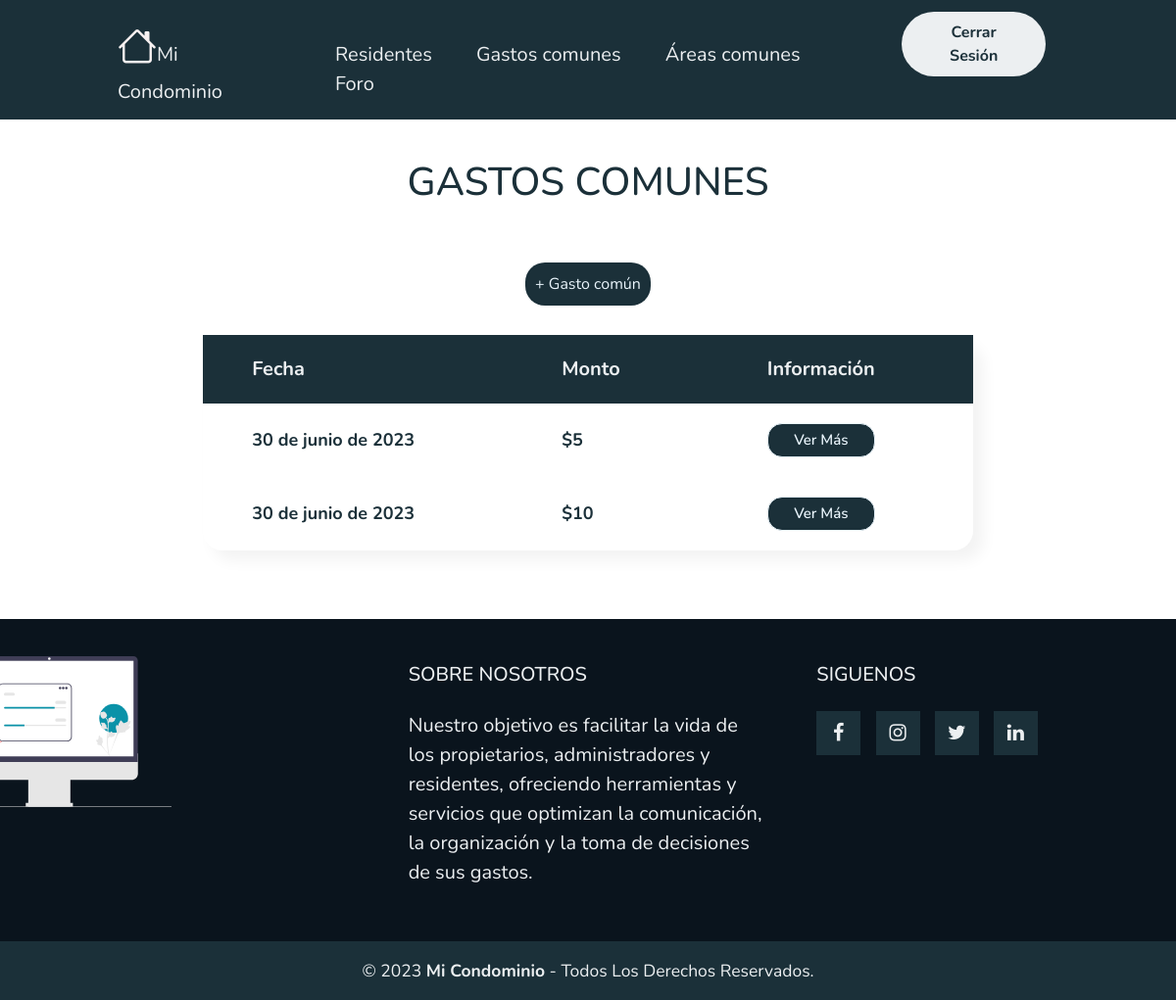
The page /GastoComun/ (signed in) on the database its author committed.
### myapp/models.py (models this page shows, shortened)
class PagoComun(models.Model):
    ESTADO_PAGO = (
        ('Pendiente', 'Pendiente'),
        ('Pagado', 'Pagado'),
    )
    estado_pago = models.CharField(max_length=20, choices=ESTADO_PAGO, default='Pendiente')
    nombre = models.CharField(max_length=50)
    monto = models.IntegerField()
    fecha = models.DateField(default=date.today)

### myapp/views.py (the view)
# urls.py: path('GastoComun/',GastoComun,name="GastoComun"),
@login_required
def GastoComun(request):
    data = PagoComun.objects.all()
    page = request.GET.get('page', 1)
    try:
        paginator = Paginator(data, 10)
        data = paginator.page(page)
    except:
        raise Http404
    return render(request, 'myapp/GastosComunes/GastoComun.html',{'entity' : data, 'paginator':paginator})

### myapp/templates/myapp/GastosComunes/GastoComun.html (shortened to what this page needs)
{% extends 'myapp/base.html' %}
{% block contenido %}
{% load static %}
{% load humanize %}
<link rel="stylesheet" href="{% static 'myapp/css/PagarGastoComun/PagarGastoComun.css' %}">
<div class="titulo">
    <h1>GASTOS COMUNES</h1>
</div>
<div style=" display: flex; align-items: center; justify-content: center; margin-top: 50px;">
    {% if user.is_staff %}
    <a style="color: #e9f4fb; outline: none; background-color: #1b3039; border-radius: 20px; padding: 10px 10px 10px; text-decoration: none; "
    href="{% url 'CrearGastoComun' %}">+ Gasto común
    </a>
    {% endif %}
</div>
<div class="tabla">
    <table class="Residentes">
        <thead class="thead">
            <tr style="color: #eceff1;">
                <th>Fecha</th>
                <th>Monto</th>
                {% if user.is_staff %}
                <th>Información</th>
                {% endif %}
            </tr>
        </thead>
        <tbody>
            {% for entity in entity %}
            <tr>
                <th>{{ entity.fecha }}</th>
                <th>${{ entity.monto }}</th>
                {% if user.is_staff %}
                <th><a href="{% url 'UsuariosGastosComunes' entity.id %}"><button>Ver Más</button></a></th>
                {% endif %}
            </tr>
            {% endfor %}
        </tbody>
    </table>
</div>
{% endblock %}

### myapp/static/myapp/css/estilo.css/estilo.css (style rules this page uses)
* { box-sizing: border-box; margin: 0; padding: 0; font-family: 'Nunito', sans-serif; }
body { background-color: #fff; }

### myapp/static/myapp/css/PagarGastoComun/PagarGastoComun.css (style rules this page uses)
.titulo { color: #1b3039; display: flex; align-items: center; justify-content: center; margin-top: 40px; }
.tabla { display: flex; align-items: center; justify-content: center; margin-top: 30px; margin-bottom: 70px; }
.Residentes { background-color: #ffffff; box-shadow: 10px 10px 15px rgba(0, 0, 0, 0.05); border-radius: 20px; }
.tabla th { padding: 20px 100px 20px 50px; }
.thead { color: #3b535e; font-size: 20px; background-color: #1b3039; }
tbody { color: #1b3039; font-size: 18px; }
.tabla button { width: 100%; height: 35px; border: 1px solid; background: #1b3039; border-radius: 15px; font-size: 15px; color: #e9f4fb; font-weight: 600; }

### rows shown on the page
PagoComun: fecha "30 de junio de 2023", monto "5"
PagoComun: fecha "30 de junio de 2023", monto "10"
